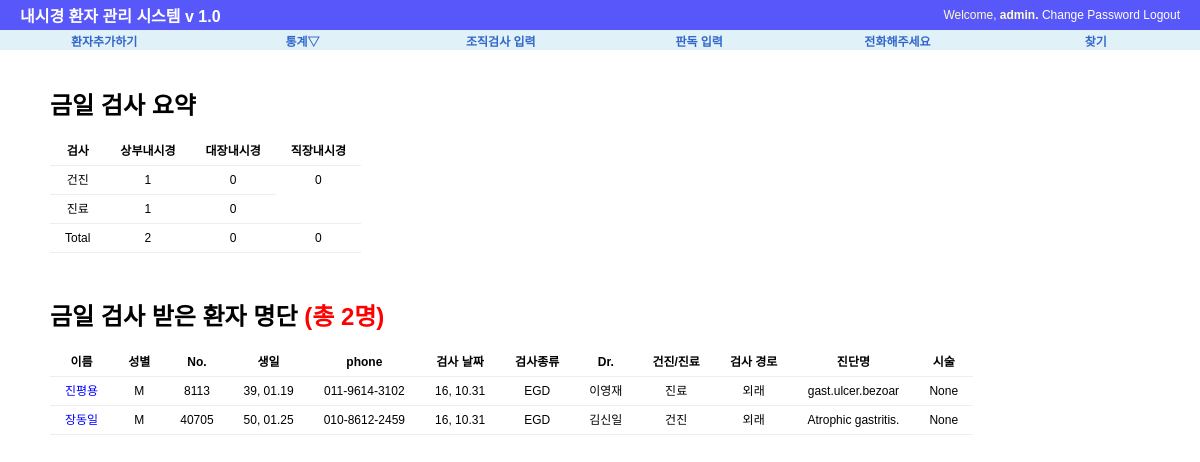
/procedure/today/ (signed in), run on the app's committed database.
### procedure/models.py (models this page shows, shortened)
class Exam(models.Model):
    exam_date=models.DateField('검사 날짜', default=date.today)
    exam_type=MultiSelectField('내시경 종류', max_length=20, max_choices=3,choices=(('E', 'EGD'),('C','Colonoscopy'), ('S','Sigmoidoscopy')))
    exam_doc=models.CharField('의사', max_length=30, choices=(('이영재','이영재'),('김신일','김신일')), default='김신일')
    exam_class=models.CharField('건진/진료',max_length=30, choices=(('건진',"건진"),('진료',"진료"),('건진+진료',"건진+진료")), default='건진')
    exam_place=models.CharField('외래/입원', max_length=20, choices=(('입원', '입원'), ('외래', '외래')), default='외래')
    patient_name=models.CharField('환자 이름', max_length=50)
    hospital_no=models.CharField('환자등록 번호', max_length=10)
    patient_sex=models.CharField('성별',max_length=10, choices=(('M',"남자"),('F', "여자")), default='M')
    patient_birth=models.DateField('생일', auto_now=False)
    patient_phone=models.CharField("전화번호", max_length=15, default="010-")
    exam_Dx=models.CharField("내시경 진단명",max_length=200)
    exam_procedure=MultiSelectField("시술", max_length=20, max_choices=5, choices=(('None','None'),('Bx',"Bx"),('CLO','CLO'),('Polypectomy', "Polypectomy"),("EMR",'EMR'),
                                                           ('ForeignBody','Foreign Body Remove'),('BleedingControl','Bleeding Control'),('PEG','PEG')))
    Bx_result=models.CharField("조직검사 결과", max_length=200, default=".")
    follow_up=models.IntegerField("추적검사 기간", default=0)
    phone_check=models.CharField("전화 통화 결과", max_length=50, default='.')
    re_visit=models.BooleanField("재방문", default=False)
    class Meta:
        ordering=['-exam_date']

### procedure/views.py (the view)
@login_required
def today(request):
    today=date.today()
    g_egd = 0  # 건진위내시경
    j_egd = 0  # 진료위내시경
    g_colon = 0  # 건진대장내시경
    j_colon = 0  # 진료대장내시경
    sig = 0
    all_patients=Exam.objects.all()
    context={'object_list':[],'g_egd':0, 'j_egd':0, 'total_egd':0, 'g_colon':0, 'j_colon':0, 'total_colon':0, 'sig':0}
    for patient in all_patients:
        if patient.exam_date==today:
            context['object_list'].append(patient)
            if 'E' in patient.exam_type:
                if patient.exam_class =='건진':
                    g_egd+=1
                elif patient.exam_class=="진료":
                    j_egd+=1
            if 'C' in patient.exam_type:
                if patient.exam_class=="건진":
                    g_colon+=1
                elif patient.exam_class=="진료":
                    j_colon+=1
            if 'S' in patient.exam_type : sig+=1
    context['g_egd'] = g_egd
    context['j_egd'] = j_egd
    context['total_egd'] = g_egd + j_egd
    context['g_colon'] = g_colon
    context['j_colon'] = j_colon
    context['total_colon'] = g_colon + j_colon
    context['sig']=sig
    return render(request, 'procedure/today_list.html', context)

### procedure/templates/procedure/today_list.html (shortened to what this page needs)
{%  extends "base.html" %}
{% block content %}
<div id="content">
    <h1> 금일 검사 요약</h1>
<table>
        <tr>
            <th> 검사 </th>
            <th> 상부내시경 </th>
            <th> 대장내시경</th>
            <th> 직장내시경 </th>
        </tr>
        <tr>
            <td> 건진</td>
            <td> {{g_egd}}</td>
            <td> {{g_colon}}</td>
            <td rowspan="2"> {{sig}}</td>
        </tr>
        <tr>
            <td> 진료 </td>
            <td> {{j_egd}}</td>
            <td> {{j_colon}}</td>
        </tr>
        <tr>
            <td> Total</td>
            <td>{{total_egd}}</td>
            <td> {{total_colon}}</td>
            <td> {{sig}} </td>
        </tr>
    </table>
     <br><br>
    <h1> 금일 검사 받은 환자 명단 <font color="red">(총 {{object_list | length }}명)</font></h1>
    {%  if object_list %}
        <table>
        <tr>
        <th> 이름</th>
        <th> 성별</th>
        <th> No.</th>
        <th> 생일</th>
        <th> phone</th>
        <th> 검사 날짜</th>
        <th> 검사종류</th>
        <th> Dr.</th>
        <th> 건진/진료</th>
        <th> 검사 경로</th>
        <th> 진단명</th>
        <th> 시술</th>
        </tr>
    {%  for list in object_list %}
        <tr>
        <td><a href="{% url 'procedure:today_update' list.id %}"><font color="blue">{{ list.patient_name }}</font></a></td>
        <td>{{ list.patient_sex }}</td>
        <td>{{ list.hospital_no}}</td>
        <td>{{ list.patient_birth |  date:"y, m.d"}}</td>
        <td>{{ list.patient_phone}}</td>
        <td>{{ list.exam_date |  date:"y, m.d" }}</td>
        <td>{{ list.exam_type }}</td>
        <td>{{ list.exam_doc}}</td>
        <td>{{ list.exam_class }}</td>
        <td>{{ list.exam_place }}</td>
        <td>{{ list.exam_Dx }}</td>
        <td>{{ list.exam_procedure }}</td>
        </tr>
    {% endfor %}
        </table>
    {%  endif %}
</div>
{% endblock %}

### templates/base.html (shortened to what this page needs)
<!DOCTYPE html>
<html lang="ko">
<head>
    {% load staticfiles %}
    <link rel="stylesheet" type="text/css" href="{% static "css/base.css" %}" >
    <link rel="stylesheet" type="text/css" href="{% block extrastyle %}{% endblock %}" />
</head>
<body>
<div id="header">
    <h2 class="maintitle"><a href="#"> <a href="{% url 'home' %}"> 내시경 환자 관리 시스템 v 1.0</a></h2>
    {% if user.is_active %}
    <h4 class="welcome">Welcome,
        <strong> {% firstof user.get_short_name user.get_username %}.</strong>
        <a href="{% url 'password_change' %}"> Change Password</a>
        <a href="{% url 'logout' %}">Logout</a>
    </h4>
    {% else %}
    <h4 class="welcome"> 로그인해 주세요./
        <a href=" {% url 'login' %}">Login</a>
        <a href=" {% url 'register' %}">Register</a>
    </h4>
    {% endif %}
</div>
<div id ="menu">
    <li><a href="{% url 'procedure:add' %}"> 환자추가하기</a></li>
    <li><a href="#" >통계&bigtriangledown;</a>
    </li>
    <li><a href="{% url 'procedure:biopsy' %}">조직검사 입력</a></li>
    <li><a href="{% url 'procedure:readinglist' %}">판독 입력</a></li>
    <li><a href="{% url 'procedure:phone' %}">전화해주세요</a></li>
    <li><a href="{% url 'procedure:search' %}"> 찾기</a></li>
</div>
{% block content %}{% endblock %}
</body>
</html>

### static/css/base.css (style rules this page uses)
body { font-family: "Lucida Grande", Verdana, Arial,sans-serif; font-size: 12px }
div#header { position: absolute; top: 0px; left: 0px; height: 30px; width:1200px; display: table; background: #5858FA; }
div#menu { position: absolute; top:30px; left:0px; height: 20px; width: 1200px; display:table; table-layout: fixed; border-spacing: 10px 0px; background: #E0F2F7; font_size: 8px; }
div#content { position: absolute; top: 70px; left: 50px; right: 50px; }
.maintitle { display: table-cell; vertical-align: middle; padding-left: 20px; color: #fffccf; font-weight: bold; font-size: 16px; }
.welcome { display: table-cell; vertical-align: middle; text-align: right; padding-right: 20px; color: #fffccf; font-weight: normal; font-size: 12px; }
div#menu a:link, div#menu a:visited { color:#36c; }
div#menu >li { display: table-cell; vertical-align: middle; border: 0px solid #bbb; border-radius: 5px; text-align: center; font-weight: bold; }
a:link, a:visited { color: #FFFFFF; text-decoration: none; }
table { border-collapse: collapse; text-align: center; }
td, th { line-height: 18px; border-bottom: 1px solid #eee; vertical-align: top; padding : 5px 15px; font-family : "Lucida Grande", Verdana, Arial, sans-serif; }

### data on the page
Exam: patient_name "진평용", patient_sex "M", hospital_no "8113", patient_birth "39, 01.19", patient_phone "011-9614-3102", exam_date "16, 10.31", exam_type "EGD", exam_doc "이영재", exam_class "진료", exam_place "외래", exam_Dx "gast.ulcer.bezoar", exam_procedure "None"
Exam: patient_name "장동일", patient_sex "M", hospital_no "40705", patient_birth "50, 01.25", patient_phone "010-8612-2459", exam_date "16, 10.31", exam_type "EGD", exam_doc "김신일", exam_class "건진", exam_place "외래", exam_Dx "Atrophic gastritis.", exam_procedure "None"

### other printed values
{{ g_egd }} "1"
{{ g_colon }} "0"
{{ sig }} "0"
{{ j_egd }} "1"
{{ j_colon }} "0"
{{ total_egd }} "2"
{{ total_colon }} "0"
{{ object_list | length }} "2"
